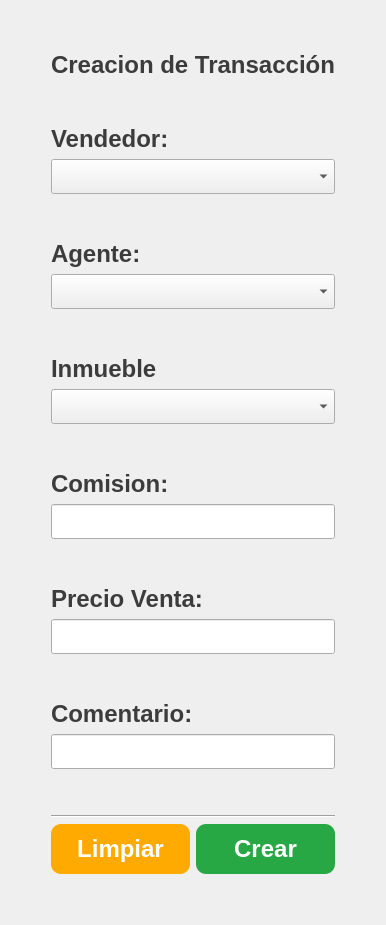
                   <widget class="QWidget" name="pg_Transaccion">
                    <property name="styleSheet">
                     <string notr="true">
QLabel
{
    color: rgb(60, 60, 60);
	font: bold 24px;
}


QPushButton{
height:50;
font: bold 24px;
color: rgb(255, 255, 255);
background-color: rgb(40, 167, 69);
border-top-left-radius: 10px;
border-bottom-left-radius: 10px;
border-bottom-right-radius: 10px;
border-top-right-radius: 10px;
}


QPushButton:hover{
background-color: rgb(170, 170, 170);
border-top-left-radius: 10px;
border-bottom-left-radius: 10px;
border-bottom-right-radius: 10px;
border-top-right-radius: 10px;
color:rgb(35, 35, 35);
}


</string>
                    </property>
                    <layout class="QGridLayout" name="gridLayout">
                     <item row="1" column="1">
                      <widget class="QLabel" name="label_29">
                       <property name="font">
                        <font>
                         <pointsize>-1</pointsize>
                         <weight>75</weight>
                         <italic>false</italic>
                         <bold>true</bold>
                        </font>
                       </property>
                       <property name="text">
                        <string>Creacion de Transacción</string>
                       </property>
                       <property name="alignment">
                        <set>Qt::AlignCenter</set>
                       </property>
                      </widget>
                     </item>
                     <item row="5" column="1">
                      <spacer name="verticalSpacer_13">
                       <property name="orientation">
                        <enum>Qt::Vertical</enum>
                       </property>
                       <property name="sizeHint" stdset="0">
                        <size>
                         <width>20</width>
                         <height>40</height>
                        </size>
                       </property>
                      </spacer>
                     </item>
                     <item row="2" column="2">
                      <spacer name="horizontalSpacer_11">
                       <property name="orientation">
                        <enum>Qt::Horizontal</enum>
                       </property>
                       <property name="sizeHint" stdset="0">
                        <size>
                         <width>40</width>
                         <height>20</height>
                        </size>
                       </property>
                      </spacer>
                     </item>
                     <item row="2" column="1">
                      <layout class="QVBoxLayout" name="verticalLayout_13">
                       <item>
                        <layout class="QVBoxLayout" name="verticalLayout_14">
                         <item>
                          <spacer name="verticalSpacer_12">
                           <property name="orientation">
                            <enum>Qt::Vertical</enum>
                           </property>
                           <property name="sizeHint" stdset="0">
                            <size>
                             <width>20</width>
                             <height>40</height>
                            </size>
                           </property>
                          </spacer>
                         </item>
                         <item>
                          <widget class="QLabel" name="label_5">
                           <property name="font">
                            <font>
                             <pointsize>-1</pointsize>
                             <weight>75</weight>
                             <italic>false</italic>
                             <bold>true</bold>
                            </font>
                           </property>
                           <property name="text">
                            <string>Vendedor:</string>
                           </property>
                          </widget>
                         </item>
                         <item>
                          <widget class="QComboBox" name="cbx_transaccion_vendedor">
                           <property name="font">
                            <font>
                             <family>Arial Rounded MT Bold</family>
                             <pointsize>14</pointsize>
                            </font>
                           </property>
                          </widget>
                         </item>
                         <item>
                          <spacer name="verticalSpacer_11">
                           <property name="orientation">
                            <enum>Qt::Vertical</enum>
                           </property>
                           <property name="sizeHint" stdset="0">
                            <size>
                             <width>20</width>
                             <height>40</height>
                            </size>
                           </property>
                          </spacer>
                         </item>
                         <item>
                          <widget class="QLabel" name="label_7">
                           <property name="font">
                            <font>
                             <pointsize>-1</pointsize>
                             <weight>75</weight>
                             <italic>false</italic>
                             <bold>true</bold>
                            </font>
                           </property>
                           <property name="text">
                            <string>Agente:</string>
                           </property>
                          </widget>
                         </item>
                         <item>
                          <widget class="QComboBox" name="cbx_transaccion_agente">
                           <property name="font">
                            <font>
                             <family>Arial Rounded MT Bold</family>
                             <pointsize>14</pointsize>
                            </font>
                           </property>
                          </widget>
                         </item>
                         <item>
                          <spacer name="verticalSpacer_10">
                           <property name="orientation">
                            <enum>Qt::Vertical</enum>
                           </property>
                           <property name="sizeHint" stdset="0">
                            <size>
                             <width>20</width>
                             <height>40</height>
                            </size>
                           </property>
                          </spacer>
                         </item>
                         <item>
                          <widget class="QLabel" name="label_8">
                           <property name="font">
                            <font>
                             <pointsize>-1</pointsize>
                             <weight>75</weight>
                             <italic>false</italic>
                             <bold>true</bold>
                            </font>
                           </property>
                           <property name="text">
                            <string>Inmueble</string>
                           </property>
                          </widget>
                         </item>
                         <item>
                          <widget class="QComboBox" name="cbx_transaccion_inmueble">
                           <property name="font">
                            <font>
                             <family>Arial Rounded MT Bold</family>
                             <pointsize>14</pointsize>
                            </font>
                           </property>
                          </widget>
                         </item>
                         <item>
                          <spacer name="verticalSpacer_9">
                           <property name="orientation">
                            <enum>Qt::Vertical</enum>
                           </property>
                           <property name="sizeHint" stdset="0">
                            <size>
                             <width>20</width>
                             <height>40</height>
                            </size>
                           </property>
                          </spacer>
                         </item>
                         <item>
                          <widget class="QLabel" name="label_9">
                           <property name="font">
                            <font>
                             <pointsize>-1</pointsize>
                             <weight>75</weight>
                             <italic>false</italic>
                             <bold>true</bold>
                            </font>
                           </property>
                           <property name="text">
                            <string>Comision:</string>
                           </property>
                          </widget>
                         </item>
                         <item>
                          <widget class="QLineEdit" name="txt_transaccion_comision">
                           <property name="font">
                            <font>
                             <family>Arial Rounded MT Bold</family>
                             <pointsize>14</pointsize>
                            </font>
                           </property>
                          </widget>
                         </item>
                         <item>
                          <spacer name="verticalSpacer_8">
                           <property name="orientation">
                            <enum>Qt::Vertical</enum>
                           </property>
                           <property name="sizeHint" stdset="0">
                            <size>
                             <width>20</width>
                             <height>40</height>
                            </size>
                           </property>
                          </spacer>
                         </item>
                         <item>
                          <widget class="QLabel" name="label_10">
                           <property name="font">
                            <font>
                             <pointsize>-1</pointsize>
                             <weight>75</weight>
                             <italic>false</italic>
                             <bold>true</bold>
                            </font>
                           </property>
                           <property name="text">
                            <string>Precio Venta:</string>
                           </property>
                          </widget>
                         </item>
                         <item>
                          <widget class="QLineEdit" name="txt_transaccion_presioVenta">
                           <property name="font">
                            <font>
                             <family>Arial Rounded MT Bold</family>
                             <pointsize>14</pointsize>
                            </font>
                           </property>
                          </widget>
                         </item>
                         <item>
                          <spacer name="verticalSpacer_7">
                           <property name="orientation">
                            <enum>Qt::Vertical</enum>
                           </property>
                           <property name="sizeHint" stdset="0">
                            <size>
                             <width>20</width>
                             <height>40</height>
                            </size>
                           </property>
                          </spacer>
                         </item>
                         <item>
                          <widget class="QLabel" name="label_11">
                           <property name="font">
                            <font>
                             <pointsize>-1</pointsize>
                             <weight>75</weight>
                             <italic>false</italic>
                             <bold>true</bold>
                            </font>
                           </property>
                           <property name="text">
                            <string>Comentario:</string>
                           </property>
                          </widget>
                         </item>
                         <item>
                          <widget class="QLineEdit" name="txt_transaccion_comentario">
                           <property name="font">
                            <font>
                             <family>Arial Rounded MT Bold</family>
                             <pointsize>14</pointsize>
                            </font>
                           </property>
                          </widget>
                         </item>
                         <item>
                          <spacer name="verticalSpacer_2">
                           <property name="orientation">
                            <enum>Qt::Vertical</enum>
                           </property>
                           <property name="sizeHint" stdset="0">
                            <size>
                             <width>20</width>
                             <height>40</height>
                            </size>
                           </property>
                          </spacer>
                         </item>
                        </layout>
                       </item>
                      </layout>
                     </item>
                     <item row="4" column="1">
                      <layout class="QHBoxLayout" name="horizontalLayout_8">
                       <item>
                        <widget class="QPushButton" name="btn_transaccion_limpiar">
                         <property name="font">
                          <font>
                           <pointsize>-1</pointsize>
                           <weight>75</weight>
                           <italic>false</italic>
                           <bold>true</bold>
                          </font>
                         </property>
                         <property name="styleSheet">
                          <string notr="true">background-color: rgb(255, 170, 0);</string>
                         </property>
                         <property name="text">
                          <string>Limpiar</string>
                         </property>
                        </widget>
                       </item>
                       <item>
                        <widget class="QPushButton" name="btn_transaccion_crear">
                         <property name="font">
                          <font>
                           <pointsize>-1</pointsize>
                           <weight>75</weight>
                           <italic>false</italic>
                           <bold>true</bold>
                          </font>
                         </property>
                         <property name="text">
                          <string>Crear</string>
                         </property>
                        </widget>
                       </item>
                      </layout>
                     </item>
                     <item row="0" column="1">
                      <spacer name="verticalSpacer_14">
                       <property name="orientation">
                        <enum>Qt::Vertical</enum>
                       </property>
                       <property name="sizeHint" stdset="0">
                        <size>
                         <width>20</width>
                         <height>40</height>
                        </size>
                       </property>
                      </spacer>
                     </item>
                     <item row="2" column="0">
                      <spacer name="horizontalSpacer">
                       <property name="orientation">
                        <enum>Qt::Horizontal</enum>
                       </property>
                       <property name="sizeHint" stdset="0">
                        <size>
                         <width>40</width>
                         <height>20</height>
                        </size>
                       </property>
                      </spacer>
                     </item>
                     <item row="3" column="1">
                      <widget class="Line" name="line_3">
                       <property name="orientation">
                        <enum>Qt::Horizontal</enum>
                       </property>
                      </widget>
                     </item>
                    </layout>
                   </widget>
